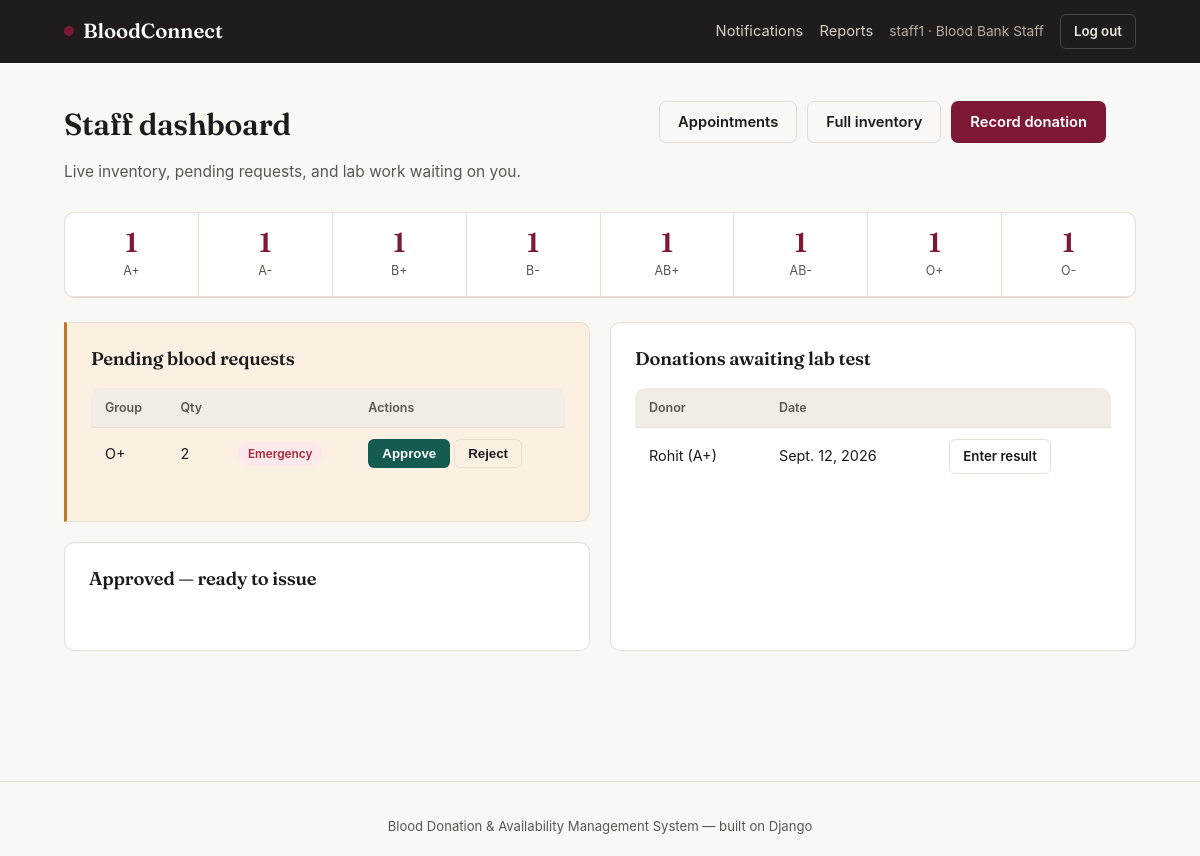
The page /staff/ (signed in) on the database its author committed.
### core/models.py (models this page shows, shortened)
class User(AbstractUser):
    class Role(models.TextChoices):
        DONOR = "DONOR", "Donor"
        STAFF = "STAFF", "Blood Bank Staff"
        HOSPITAL = "HOSPITAL", "Hospital / Recipient"
        ADMIN = "ADMIN", "System Administrator"
    role = models.CharField(max_length=10, choices=Role.choices, default=Role.DONOR)
    phone = models.CharField(max_length=15, blank=True)

class BloodUnit(models.Model):
    class Status(models.TextChoices):
        AVAILABLE = "AVAILABLE", "Available"
        RESERVED = "RESERVED", "Reserved"
        ISSUED = "ISSUED", "Issued"
        EXPIRED = "EXPIRED", "Expired"
        QUARANTINED = "QUARANTINED", "Quarantined"
    donation = models.OneToOneField(Donation, on_delete=models.CASCADE, related_name="unit")
    blood_group = models.CharField(max_length=3, choices=BLOOD_GROUP_CHOICES)
    branch = models.ForeignKey(Branch, on_delete=models.SET_NULL, null=True)
    collection_date = models.DateField()
    expiry_date = models.DateField()
    status = models.CharField(max_length=15, choices=Status.choices, default=Status.QUARANTINED)

class BloodRequest(models.Model):
    class Status(models.TextChoices):
        PENDING = "PENDING", "Pending"
        APPROVED = "APPROVED", "Approved"
        ISSUED = "ISSUED", "Issued"
        REJECTED = "REJECTED", "Rejected"
    hospital = models.ForeignKey(User, on_delete=models.CASCADE, related_name="requests")
    branch = models.ForeignKey(Branch, on_delete=models.SET_NULL, null=True)
    blood_group = models.CharField(max_length=3, choices=BLOOD_GROUP_CHOICES)
    units_needed = models.PositiveIntegerField(default=1)
    patient_name = models.CharField(max_length=120)
    is_emergency = models.BooleanField(default=False)
    status = models.CharField(max_length=10, choices=Status.choices, default=Status.PENDING)
    created_at = models.DateTimeField(auto_now_add=True)
    issued_units = models.ManyToManyField(BloodUnit, blank=True, related_name="issued_to_request")

class Donation(models.Model):
    class TestResult(models.TextChoices):
        PENDING = "PENDING", "Pending"
        PASSED = "PASSED", "Passed"
        FAILED = "FAILED", "Failed"
    donor = models.ForeignKey(Donor, on_delete=models.CASCADE, related_name="donations")
    branch = models.ForeignKey(Branch, on_delete=models.SET_NULL, null=True)
    donation_date = models.DateField(default=timezone.now)
    volume_ml = models.PositiveIntegerField(default=450)
    test_result = models.CharField(max_length=10, choices=TestResult.choices, default=TestResult.PENDING)
    recorded_by = models.ForeignKey(User, on_delete=models.SET_NULL, null=True, related_name="recorded_donations")

class Donor(models.Model):
    user = models.OneToOneField(User, on_delete=models.CASCADE, related_name="donor_profile")
    date_of_birth = models.DateField()
    weight_kg = models.DecimalField(max_digits=5, decimal_places=1)
    blood_group = models.CharField(max_length=3, choices=BLOOD_GROUP_CHOICES)
    branch = models.ForeignKey(Branch, on_delete=models.SET_NULL, null=True)
    last_donation_date = models.DateField(null=True, blank=True)
    medical_notes = models.TextField(blank=True)
    def __str__(self):
        return f"{self.user.get_full_name() or self.user.username} ({self.blood_group})"

### core/views.py (the view)
# urls.py: path("staff/", views.staff_dashboard, name="staff_dashboard"),
@login_required
@user_passes_test(is_staff_role)
def staff_dashboard(request):
    summary = {}
    for group in BLOOD_GROUPS:
        summary[group] = BloodUnit.objects.filter(blood_group=group, status=BloodUnit.Status.AVAILABLE).count()
    pending_requests = BloodRequest.objects.filter(status=BloodRequest.Status.PENDING).order_by("-is_emergency", "created_at")
    pending_tests = Donation.objects.filter(test_result=Donation.TestResult.PENDING)
    return render(request, "core/staff_dashboard.html", {
        "summary": summary, "pending_requests": pending_requests, "pending_tests": pending_tests,
    })

### core/context_processors.py (called while the page is built)
def notifications(request):
    if request.user.is_authenticated:
        count = request.user.notifications.filter(is_read=False).count()
        return {"unread_notification_count": count}
    return {"unread_notification_count": 0}

### core/views.py (called while the page is built)
def is_staff_role(u):
    return u.is_authenticated and u.role == User.Role.STAFF

### templates/core/staff_dashboard.html (shortened to what this page needs)
{% extends "base.html" %}
{% block content %}
<div class="page-head">
  <div><h1>Staff dashboard</h1><p>Live inventory, pending requests, and lab work waiting on you.</p></div>
  <div class="page-head-actions">
    <a href="{% url 'staff_appointments' %}" class="btn btn-outline">Appointments</a>
    <a href="{% url 'inventory_list' %}" class="btn btn-outline">Full inventory</a>
    <a href="{% url 'record_donation' %}" class="btn btn-primary">Record donation</a>
  </div>
</div>
<div class="stat-strip">
  {% for group, count in summary.items %}
  <div class="stat-tile {% if count == 0 %}low{% endif %}"><div class="num">{{ count }}</div><div class="lbl">{{ group }}</div></div>
  {% endfor %}
</div>
<div class="grid-2">
  <div>
    <div class="panel {% if pending_requests %}panel-action{% endif %}">
      <h3>Pending blood requests</h3>
      {% if pending_requests %}
      <div class="table-wrap" style="border:none; background:transparent;">
        <table style="background:transparent;">
          <thead><tr><th>Group</th><th>Qty</th><th></th><th>Actions</th></tr></thead>
          <tbody>
            {% for r in pending_requests %}
            {% if r.status == "PENDING" %}
            <tr>
              <td>{{ r.blood_group }}</td><td>{{ r.units_needed }}</td>
              <td>{% if r.is_emergency %}<span class="badge badge-danger">Emergency</span>{% endif %}</td>
              <td>
                <form method="post" action="{% url 'manage_request' r.id %}" style="display:inline;">
                  <button name="action" value="approve" class="btn btn-success btn-sm">Approve</button>
                  <button name="action" value="reject" class="btn btn-outline btn-sm">Reject</button>
                </form>
              </td>
            </tr>
            {% endif %}
            {% endfor %}
          </tbody>
        </table>
      </div>
      {% else %}<p class="muted small">No pending requests.</p>{% endif %}
    </div>
    <div class="panel">
      <h3>Approved — ready to issue</h3>
    </div>
  </div>
  <div class="panel">
    <h3>Donations awaiting lab test</h3>
    {% if pending_tests %}
    <div class="table-wrap" style="border:none;">
      <table>
        <thead><tr><th>Donor</th><th>Date</th><th></th></tr></thead>
        <tbody>
          {% for d in pending_tests %}
          <tr>
            <td>{{ d.donor }}</td><td>{{ d.donation_date }}</td>
            <td><a href="{% url 'record_test_result' d.id %}" class="btn btn-outline btn-sm">Enter result</a></td>
          </tr>
          {% endfor %}
        </tbody>
      </table>
    </div>
    {% else %}<p class="muted small">No pending lab tests.</p>{% endif %}
  </div>
</div>
{% endblock %}

### templates/base.html (shortened to what this page needs)
<!DOCTYPE html>
<html lang="en">
<head>
{% load static %}
</head>
<body>
<div class="topbar">
  <div class="container">
    <a href="{% url 'home' %}" class="brand"><span class="dot"></span>BloodConnect</a>
    <div class="topbar-right">
      {% if user.is_authenticated %}
        {% if user.role != "ADMIN" %}
          <a href="{% url 'notifications' %}" class="link">Notifications{% if unread_notification_count %}<span class="bell-badge">{{ unread_notification_count }}</span>{% endif %}</a>
        {% endif %}
        {% if user.role == "STAFF" or user.role == "ADMIN" %}
          <a href="{% url 'reports_view' %}" class="link">Reports</a>
        {% endif %}
        <span class="who">{{ user.username }} · {{ user.get_role_display }}</span>
        <a href="{% url 'logout' %}" class="btn btn-ghost-light btn-sm">Log out</a>
      {% else %}
        <a href="{% url 'login' %}" class="link">Log in</a>
        <a href="{% url 'signup_donor' %}" class="btn btn-primary btn-sm">Become a donor</a>
      {% endif %}
    </div>
  </div>
</div>
<div class="page">
  <div class="container">
    {% block content %}{% endblock %}
  </div>
</div>
<footer>Blood Donation &amp; Availability Management System — built on Django</footer>
</body>
</html>

### rows shown on the page
User: username "staff1", role "Blood Bank Staff"
BloodUnit: branch "1", blood_group "AB+"
BloodRequest: blood_group "O+", units_needed "2", is_emergency "Emergency"
Donation: donor "Rohit (A+)", donation_date "Sept. 12, 2026"

### other values the page prints
{{ count }} "1" "1" "1" "1" "1" "1" "1"
{{ group }} "A+" "A-" "B+" "B-" "AB-" "O+" "O-"
